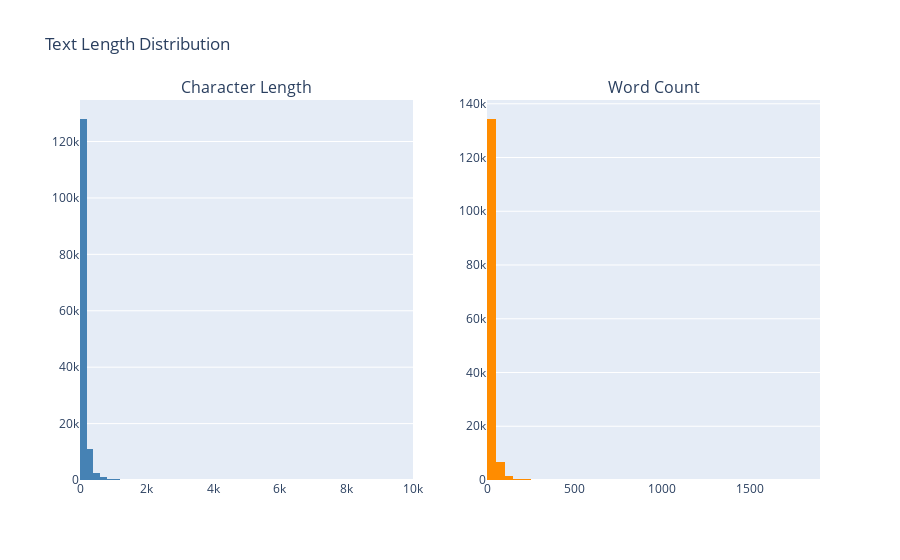

Write notebook code for a chart like this one.
### Markdown cell above
## 3. Text Length Distribution

### Code cell
df["text_len"] = df["text_raw"].str.len()
df["word_count"] = df["text_raw"].str.split().str.len()

fig = make_subplots(rows=1, cols=2, subplot_titles=("Character Length", "Word Count"))

fig.add_trace(
    go.Histogram(x=df["text_len"], nbinsx=50, name="Chars", marker_color="steelblue"),
    row=1, col=1
)
fig.add_trace(
    go.Histogram(x=df["word_count"], nbinsx=50, name="Words", marker_color="darkorange"),
    row=1, col=2
)
fig.update_layout(title="Text Length Distribution", showlegend=False)
fig.show()

print(df[["text_len", "word_count"]].describe().round(1).to_string())

### Figure 1 — Plotly figure (JSON) as saved in the notebook; plotly's stock layout.template omitted (floating-point values rounded to 4 significant figures; data arrays with more than 128 entries replaced by an {"elided": "..."} marker saying what was removed)
{"data": [{"marker": {"color": "steelblue"}, "name": "Chars", "nbinsx": 50, "type": "histogram", "x": {"elided": "143782 int values"}, "xaxis": "x", "yaxis": "y"}, {"marker": {"color": "darkorange"}, "name": "Words", "nbinsx": 50, "type": "histogram", "x": {"elided": "143782 int values"}, "xaxis": "x2", "yaxis": "y2"}], "layout": {"annotations": [{"font": {"size": 16}, "showarrow": false, "text": "Character Length", "x": 0.225, "xanchor": "center", "xref": "paper", "y": 1, "yanchor": "bottom", "yref": "paper"}, {"font": {"size": 16}, "showarrow": false, "text": "Word Count", "x": 0.775, "xanchor": "center", "xref": "paper", "y": 1, "yanchor": "bottom", "yref": "paper"}], "showlegend": false, "title": {"text": "Text Length Distribution"}, "xaxis": {"anchor": "y", "domain": [0, 0.45]}, "xaxis2": {"anchor": "y2", "domain": [0.55, 1]}, "yaxis": {"anchor": "x", "domain": [0, 1]}, "yaxis2": {"anchor": "x2", "domain": [0, 1]}}}
